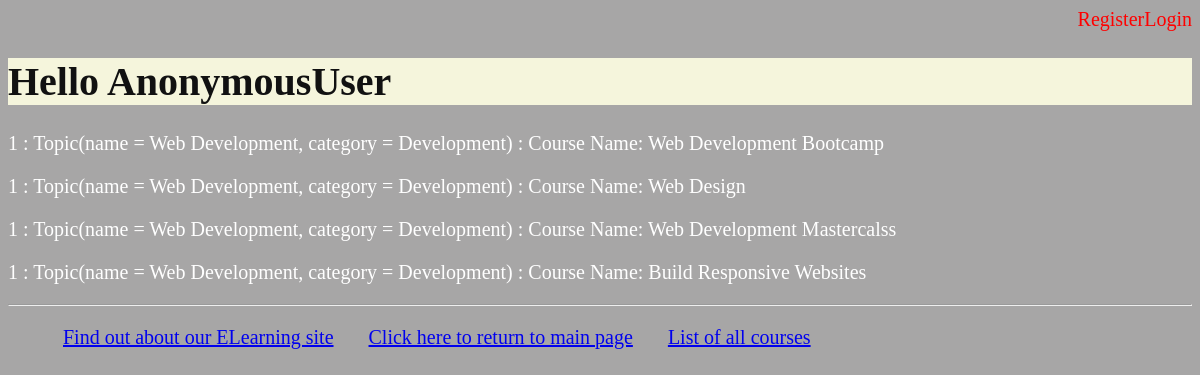
Screenshot of /myapp/1/ with the database file from the repository.
### myapp/models.py (models this page shows, shortened)
class Course(models.Model):
    topic = models.ForeignKey(Topic, related_name='courses', on_delete=models.CASCADE)
    name = models.CharField(max_length=200)
    price = models.DecimalField(max_digits=10, decimal_places=2, validators=[validate_price])
    for_everyone = models.BooleanField(default=True)
    description = models.TextField(max_length=300, null=True, blank=True)
    interested = models.PositiveIntegerField(default=0)
    stages = models.PositiveIntegerField(default=3)

class Topic(models.Model):
    name = models.CharField(name="name", max_length=200)
    category = models.CharField(name="category" , max_length=100, default="Development")
    def __str__(self):
        return f"Topic(name = {self.name}, category = {self.category})"

### myapp/views.py (the view)
# urls.py: path(r'<int:top_no>/', views.details),
def details(request, top_no):
    get_object_or_404(Topic, pk=top_no)
    top_courses = Course.objects.filter(topic__id=top_no)
    context = {
        'top_courses': top_courses
    }
    return render(request, 'myapp/detail.html', context=context)

### myapp/templates/myapp/detail.html (shortened to what this page needs)
{% extends 'myapp/base.html' %}
{% block body_block %}
     {% for course in top_courses %}
        <p> {{ course.topic.id }} :  {{ course.topic }}  :  Course Name: {{ course.name }} </p>
    {% endfor %}
{% endblock %}

### myapp/static/myapp/style.css (style rules this page uses)
body { background-color: #A7A6A6FF; color: #fff; font-size: 20px; }

### rows the page displays
Course: topic.id "1", topic "Topic(name = Web Development, category = Development)", name "Web Development Bootcamp"
Course: topic.id "1", topic "Topic(name = Web Development, category = Development)", name "Web Design"
Course: topic.id "1", topic "Topic(name = Web Development, category = Development)", name "Web Development Mastercalss"
Course: topic.id "1", topic "Topic(name = Web Development, category = Development)", name "Build Responsive Websites"

### other values shown
{{ user }} "AnonymousUser"
